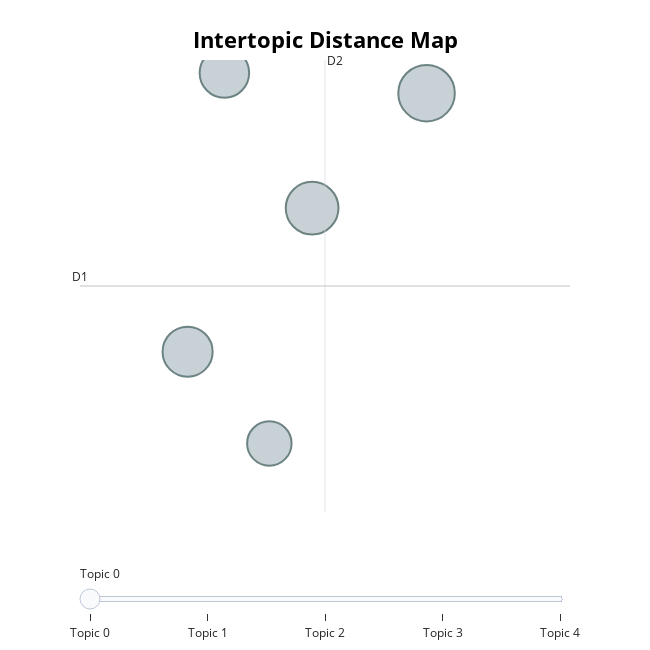

The cell this chart's notebook holds for it:
### Code cell
representation_topic_model.visualize_topics()

### Figure 1 — Plotly figure (JSON) as saved in the notebook; plotly's stock layout.template omitted (floating-point values rounded to 4 significant figures)
{"data": [{"customdata": [[0, "分享 | 保養 | 車友 | 店家 | 朋友", 12667], [1, "引擎 | 推出 | 音響 | 品牌 | 賽車", 11010], [2, "駕駛 | 動力 | 系統 | 引擎 | 性能", 9931], [3, "噪音 | 公里 | 時間 | 公斤 | 整體", 9690], [4, "空間 | 螢幕 | 設計 | 系統 | 座椅", 7822]], "hovertemplate": "<b>Topic %{customdata[0]}</b><br>%{customdata[1]}<br>Size: %{customdata[2]}", "legendgroup": "", "marker": {"color": "#B0BEC5", "line": {"color": "DarkSlateGrey", "width": 2}, "size": [12667, 11010, 9931, 9690, 7822], "sizemode": "area", "sizeref": 7.917, "symbol": "circle"}, "mode": "markers", "name": "", "orientation": "v", "showlegend": false, "type": "scatter", "x": [5.364, 4.722, 4.024, 4.23, 4.482], "xaxis": "x", "y": [-0.5278, -1.096, -1.806, -0.428, -2.259], "yaxis": "y"}], "layout": {"annotations": [{"showarrow": false, "text": "D1", "x": 3.42, "y": -1.481, "yshift": 10}, {"showarrow": false, "text": "D2", "x": 4.795, "xshift": 10, "y": -0.3638}], "height": 650, "hoverlabel": {"bgcolor": "white", "font": {"family": "Rockwell", "size": 16}}, "legend": {"itemsizing": "constant", "tracegroupgap": 0}, "margin": {"t": 60}, "shapes": [{"line": {"color": "#CFD8DC", "width": 2}, "type": "line", "x0": 4.795, "x1": 4.795, "y0": -2.598, "y1": -0.3638}, {"line": {"color": "#9E9E9E", "width": 2}, "type": "line", "x0": 3.42, "x1": 6.169, "y0": -1.481, "y1": -1.481}], "sliders": [{"active": 0, "pad": {"t": 50}, "steps": [{"args": [{"marker.color": [["red", "#B0BEC5", "#B0BEC5", "#B0BEC5", "#B0BEC5"]]}], "label": "Topic 0", "method": "update"}, {"args": [{"marker.color": [["#B0BEC5", "red", "#B0BEC5", "#B0BEC5", "#B0BEC5"]]}], "label": "Topic 1", "method": "update"}, {"args": [{"marker.color": [["#B0BEC5", "#B0BEC5", "red", "#B0BEC5", "#B0BEC5"]]}], "label": "Topic 2", "method": "update"}, {"args": [{"marker.color": [["#B0BEC5", "#B0BEC5", "#B0BEC5", "red", "#B0BEC5"]]}], "label": "Topic 3", "method": "update"}, {"args": [{"marker.color": [["#B0BEC5", "#B0BEC5", "#B0BEC5", "#B0BEC5", "red"]]}], "label": "Topic 4", "method": "update"}]}], "title": {"font": {"color": "Black", "size": 22}, "text": "<b>Intertopic Distance Map</b>", "x": 0.5, "xanchor": "center", "y": 0.95, "yanchor": "top"}, "width": 650, "xaxis": {"anchor": "y", "domain": [0, 1], "range": [3.42, 6.169], "title": {"text": ""}, "visible": false}, "yaxis": {"anchor": "x", "domain": [0, 1], "range": [-2.598, -0.3638], "title": {"text": ""}, "visible": false}}}
